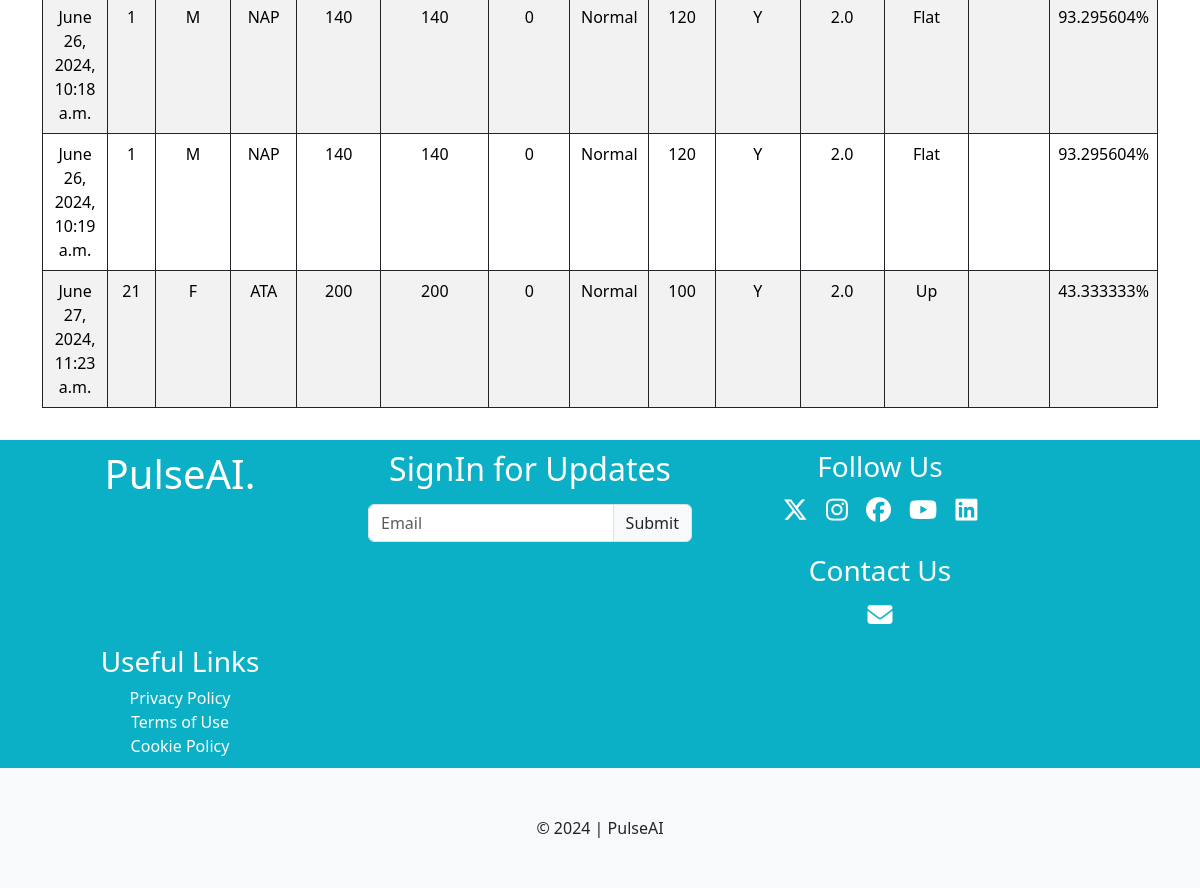
The app's page /patient/profile/ (signed in, lower part), older data.
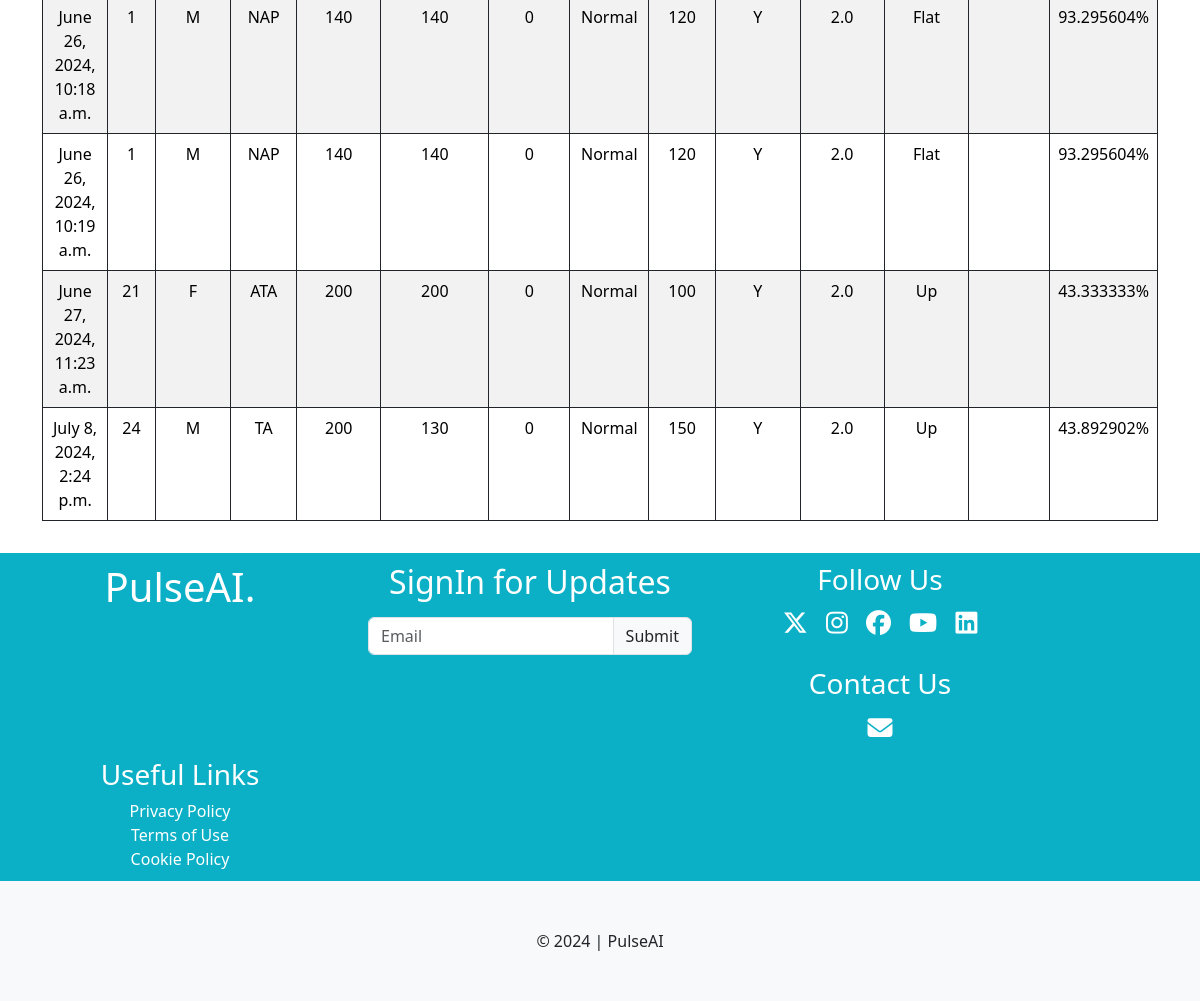
The same page, newer data.
### patient/models.py (models this page shows, shortened)
class HeartVital(models.Model):
    user = models.ForeignKey(User,on_delete=models.CASCADE)
    created_at = models.DateTimeField(auto_now_add=True)
    Age = models.IntegerField()
    Sex = models.CharField(max_length=20, choices=GENDER_OPTIONS)
    ChestPainType = models.CharField(max_length=20,choices=CHEST_PAIN_OPTIONS)
    RestingBP = models.IntegerField(verbose_name="Resting Blood Pressure (60-220)")
    Cholesterol = models.IntegerField()
    FastingBS = models.CharField(max_length=20,choices=BLOOD_SUGAR_OPTIONS,verbose_name="Fasting Blood Pressure (60-900)")
    RestingECG = models.CharField(max_length=20,choices=ECG_OPTIONS,verbose_name="Resting ECG Condition")
    MaxHR = models.IntegerField(verbose_name="Maximum Heart Rate (60-220)")
    ExerciseAngina = models.CharField(max_length=20,choices=EXCERCISE_ANGINA_OPTIONS)
    Oldpeak = models.FloatField(verbose_name="Old peak(-2.5 - +2.5)")
    ST_Slope =  models.CharField(max_length=20,choices=ST_SLOPE_OPTIONS)
    HeartDisease = models.CharField(max_length=255,blank=True)
    prediction_probability = models.CharField(max_length=255,blank=True)

### patient/views.py (the view)
# urls.py: path("profile/",views.profile_view,name="profile"),
def profile_view(request):
    HeartVitals = HeartVital.objects.filter(user=request.user)
    visits={}
    if Patient.objects.filter(patient=request.user).exists():
        patient = Patient.objects.get(patient=request.user)
        visits = Visit.objects.filter(patient=patient)
    context = {
        'HeartVitals':HeartVitals,
        'visits':visits,
    }
    return render(request,'patient/profile.html',context)

### templates/patient/profile.html (shortened to what this page needs)
{% extends "layout.html" %}
{% block content %}
<div class="container my-3">
    <div class="row my-2">
        <div class="col-md-12">
            <div class="table-responsive">
                <table class="table table-striped table-bordered border-dark text-center">
                    <tbody>
                        {% for hv in HeartVitals  %}
                        <tr>
                            <td>{{hv.created_at}}</td>
                            <td>{{hv.Age}}</td>
                            <td>{{hv.Sex}}</td>
                            <td>{{hv.ChestPainType}}</td>
                            <td>{{hv.RestingBP}}</td>
                            <td>{{hv.Cholesterol}}</td>
                            <td>{{hv.FastingBS}}</td>
                            <td>{{hv.RestingECG}}</td>
                            <td>{{hv.MaxHR}}</td>
                            <td>{{hv.ExerciseAngina}}</td>
                            <td>{{hv.Oldpeak}}</td>
                            <td>{{hv.ST_Slope}}</td>
                            <td>{{hv.heart_disease}}</td>
                            <td>{{hv.prediction_probability}}</td>
                        </tr>
                        {% endfor %}
                    </tbody>
                </table>
            </div>
        </div>
    </div>
</div>
{% endblock %}

Row changes from the older to the newer data that the page shows:
added HeartVital: created_at "July 8, 2024, 2:24 p.m.", Age "24", Sex "M", ChestPainType "TA", RestingBP "200", Cholesterol "130", FastingBS "0", RestingECG "Normal", MaxHR "150", ExerciseAngina "Y", Oldpeak "2.0", ST_Slope "Up", prediction_probability "43.892902%"
